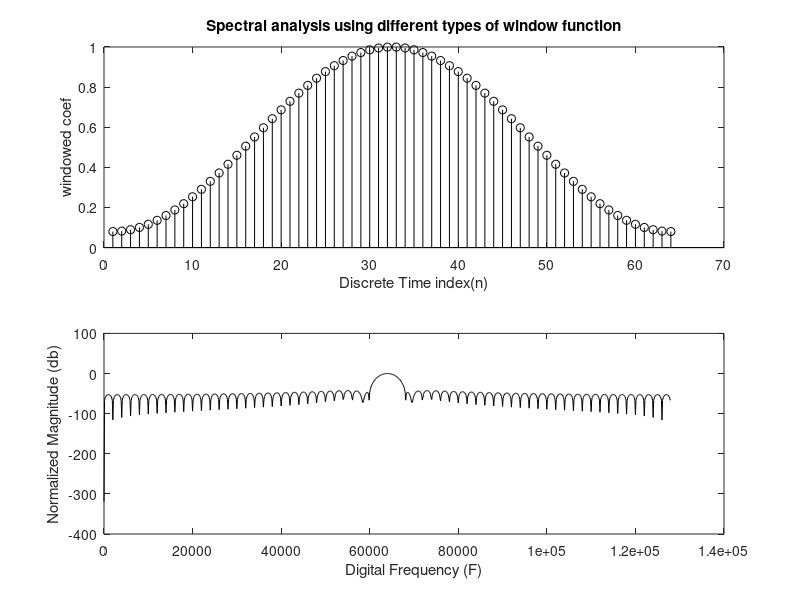
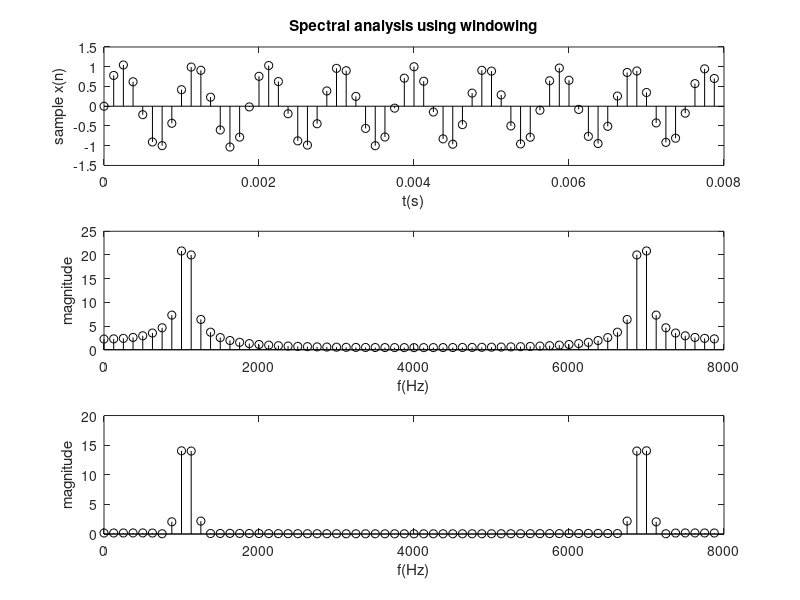

MATLAB code for these plots, in order:
%Sebastian Van der Borght 4meii2 A4

%variabelen
A1 = 1;
f1 = 1062.5;
A2 = 0.05;
f2 = 1125;
n = 64;
fs = 8000;
ts = 1/fs;
t = (0:(n-1))*ts;
df = (0:(n-1))*fs/n;
nfft = 1024;
ndfshift = (0:(nfft-1))*fs/n;

%golfvorm in discrete tijdsdomein
xn = (A1*sin(2*pi*f1*t))+(A2*sin(2*pi*f2*t));

%window functies;
%wbox = rectwin(n);
%wbox = hann(n);
wbox = hamming(n);

%plot van window functies in tijdsdomein
figure(1)
subplot(2,1,1)
stem(wbox, 'k');
title('Spectral analysis using different types of window function');
xlabel('Discrete Time index(n)'), ylabel('windowed coef')

%plot van window functies in frequentiedomein 
subplot(2, 1, 2)
plot(ndfshift, 20*log10(abs(fftshift(fft(wbox, nfft)/sum(wbox)))), 'k');
xlabel('Digital Frequency (F)'), ylabel('Normalized Magnitude (db)')

%plot van golfvorm in discrete tijdsdomein
figure(2)
subplot(3, 1, 1)
stem(t, xn, 'k');
title('Spectral analysis using windowing');
xlabel('t(s)'), ylabel('sample x(n)')

%plot van fft zonder window
subplot(3, 1, 2)
stem(df, abs(fft(xn)), 'k');
xlabel('f(Hz)'), ylabel('magnitude')

%windowing
window = wbox.*xn';

%plot van fft met window
subplot(3, 1, 3)
stem(df, abs(fft(window)), 'k');
xlabel('f(Hz)'), ylabel('magnitude')